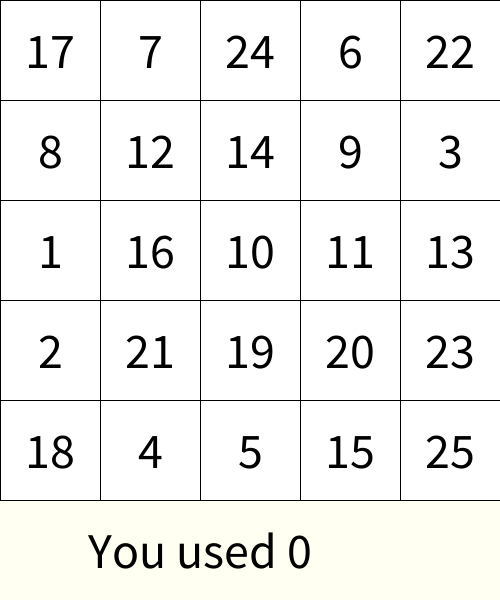
Frame 1 (no input)
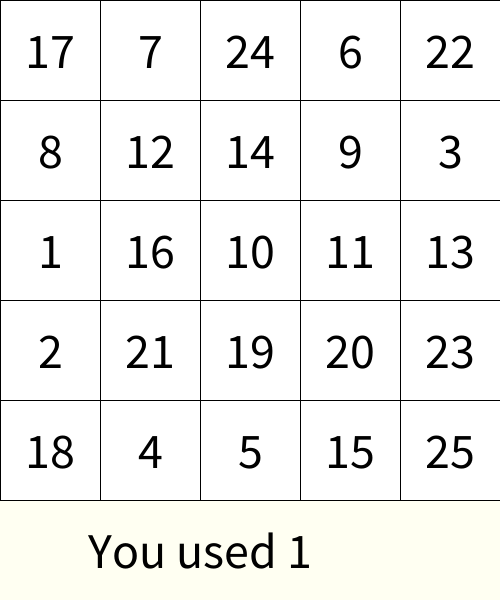
Frame 60 (the mouse pressed at the canvas centre just before this capture)
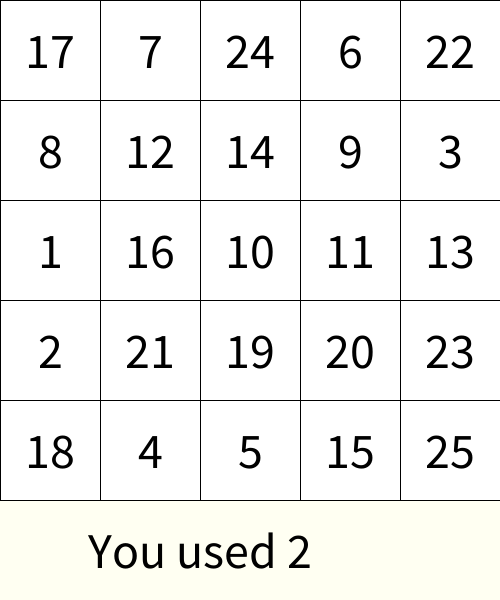
Frame 120 (the mouse held since frame 60 and released just before this capture)

The Processing sketch that drew these frames (run headless with seeded random() and noise(); from frame 60 on, the mouse is pressed at the canvas centre):

// Processing sketch: week06_7_schulte_table07_millis
// ── week06_7_schulte_table07_millis.pde
// week06_7_schulte_table07_millis
int [] used = new int[26]; //0...25 共26個
int [][] table = new int[5][5]; //Java的陣列宣告
void setup(){
  size(500,600);
  textSize(50);
  textAlign(CENTER,CENTER);
  for(int i=0; i<5; i++){
    for(int j=0; j<5; j++){
      int now = int(random(1,26));
      while(used[now]==1) now = int(random(1,26)); //比較浪費時間,會一直「重挑」亂數
      table[i][j] = now;
      used[now] = 1;
    }
  }
  startT = millis(); //記錄你開始的時間
}
int startT = 0;
int [][] pressed = new int[5][5];
void draw(){
  background(#FFFFF2);
  for(int i=0; i<5; i++){ //對y座標
    for(int j=0; j<5; j++){ //對x座標
      if(pressed[i][j]==1) fill(128);
      else fill(255);
      rect(j*100, i*100, 100, 100);
      fill(0); text(""+table[i][j], 50+j*100, 50+i*100);
    }
  }
  //text(""+hour()+":"+minute()+":"+second(), 200, 550);
  text("You used "+(millis()-startT)/1000, 200, 550);
}
int want = 1; //希望你按的數字
void mousePressed(){
  int i = mouseY/100, j = mouseX/100;
  if(table[i][j]==want){
    pressed[i][j] = 1;
    want++;
  }
}
